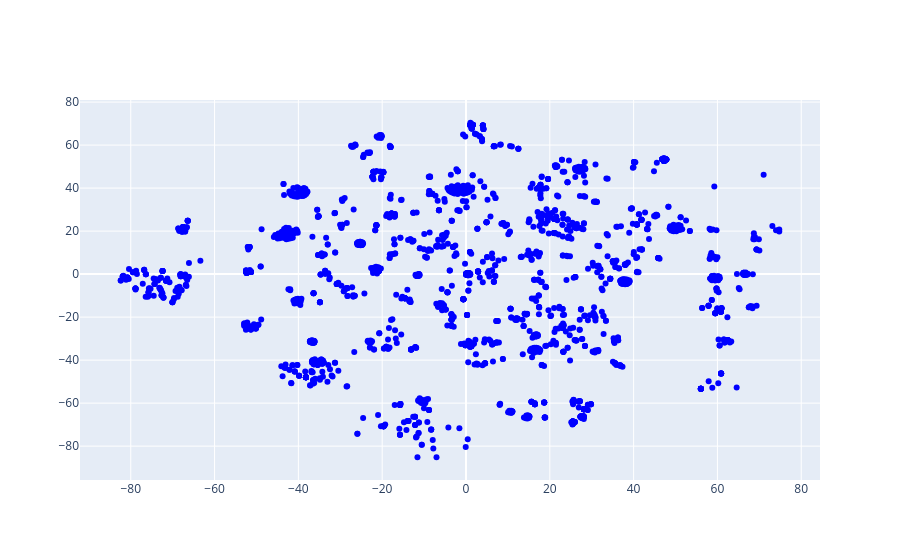

The notebook cell saved with this chart:
### Code cell
data = [
    go.Scatter(
        x = tsne_df.iloc[:2000,0].values,
        y = tsne_df.iloc[:2000,1].values,
        text = tsne_df.iloc[:2000,2].values,
        hoverinfo = 'text',
        marker = dict(
            color = 'blue'
        ),
        mode='markers',
        showlegend = False
    )
]

iplot(data, filename = "add-hover-text")

### Figure 1 — Plotly figure (JSON) as saved in the notebook; plotly's stock layout.template omitted (floating-point values rounded to 4 significant figures; data arrays with more than 128 entries replaced by an {"elided": "..."} marker saying what was removed)
{"data": [{"hoverinfo": "text", "marker": {"color": "blue"}, "mode": "markers", "showlegend": false, "text": {"elided": "2000 str values"}, "type": "scatter", "x": {"elided": "2000 float values"}, "y": {"elided": "2000 float values"}}], "layout": {}}
